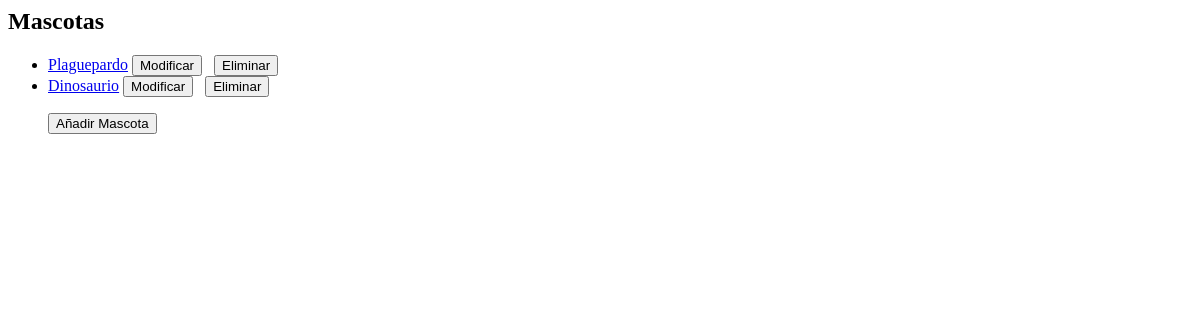
/mascotas/, run on an earlier commit of the app's database.
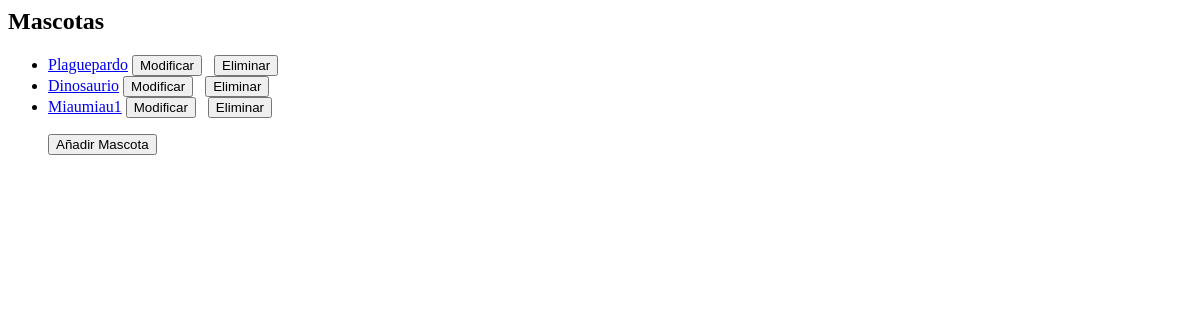
And on a later commit of the database.
### ILMP_app/models.py (models this page shows, shortened)
class Mascotas(models.Model):
    namePet = models.CharField(max_length=200)
    infoPet = models.CharField(max_length=200)
    agePet = models.DateField(blank=True, null=True)
    typePet = models.CharField(max_length=200)
    imgPet = models.ImageField(null=True, blank=True, upload_to="images/")
    genderPet = models.CharField(max_length=1, choices=GENDER_CHOICES, blank=True)
    usrPet = models.ForeignKey("User", on_delete=models.CASCADE, null=True)

### ILMP_app/views.py (the view)
# urls.py: path('mascotas/', MascotasListView.as_view(), name='mascotas-list'),
class MascotasListView(ListView):
    model = Mascotas

### ILMP_app/templates/ILMP_app/mascotas_list.html
{% block content %}
    <h2>Mascotas</h2>
    <ul>
        {% for mascota in object_list %}
        <li><a href={% url 'mascotas-detail' mascota.id %}>{{ mascota.namePet }}</a>
            <a href="{% url 'mascotas-update' mascota.id %}"> <button>Modificar</button></a>&nbsp;&nbsp;
            <a href="{% url 'mascotas-delete' mascota.id %}"> <button>Eliminar</button></a>
        </li>
        {% endfor %}
        <p><a href="{% url 'mascotas-add' %}"> <button>Añadir Mascota</button></a></p>
    </ul>
{% endblock %}

What changed in the data, as far as the page shows it:
added Mascotas: namePet "Miaumiau1"
